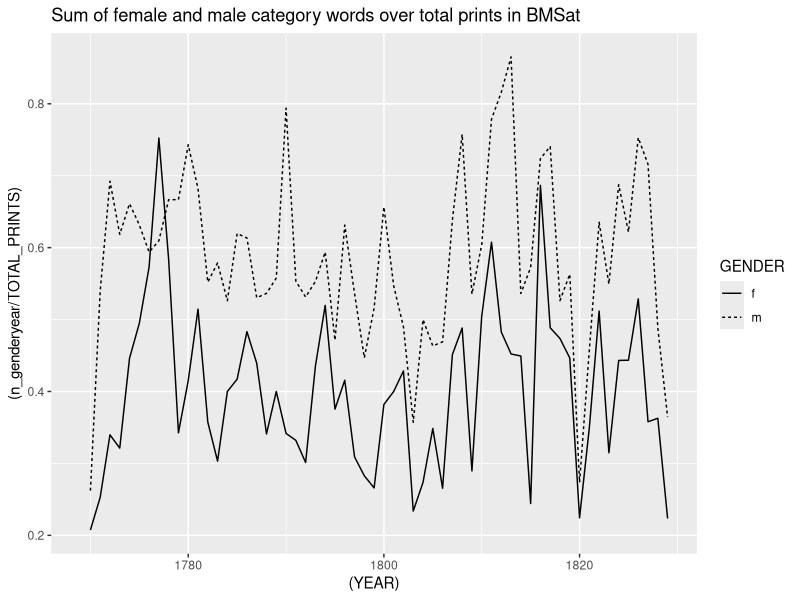
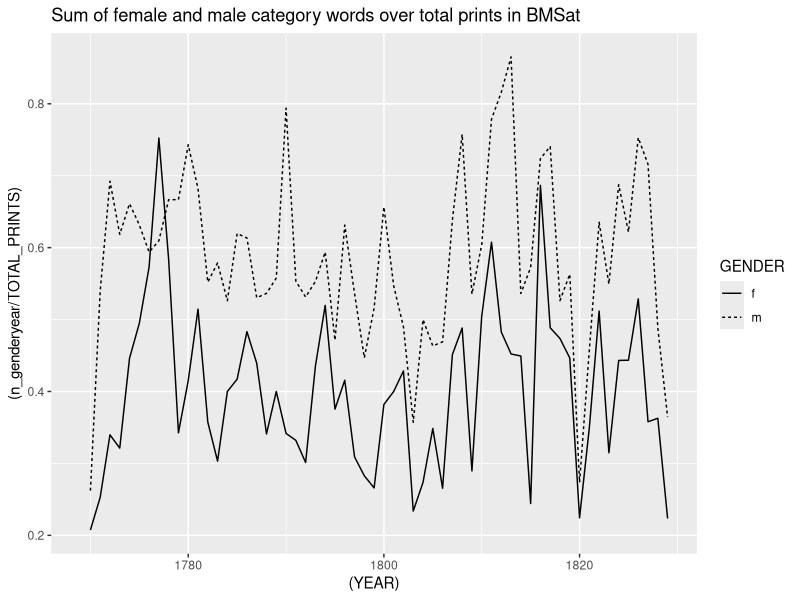

Here is the R script that generated these plots, in order:
#load packages

setwd("/home/james/R/2014-11_BM-catalogue/data")
library(lubridate)
library(dplyr, warn.conflicts = FALSE)
library(tidyr, warn.conflicts = FALSE)
library(ggplot2)
library(dplyr)

#read data from csv

gender <- read.csv("top-gender-words-annual-count.csv")
gender2 <- gender %>%
	group_by(GENDER, YEAR) %>%
	mutate(n_genderyear = sum(N)) %>%
	select(GENDER, YEAR, GENDER, TOTAL_PRINTS, n_genderyear)

#plot data

ggplot(gender2, aes(x = (YEAR), y = (n_genderyear/TOTAL_PRINTS), group = GENDER, linetype = GENDER)) +
	geom_line() +
	xlim(1769, 1829) +
	ggtitle("Sum of female and male category words over total prints in BMSat")

#save data to file

setwd("/home/james/R/2014-11_BM-catalogue/viz")
ggsave("BMfemalemalelist2.png", width = 12, height = 7)
